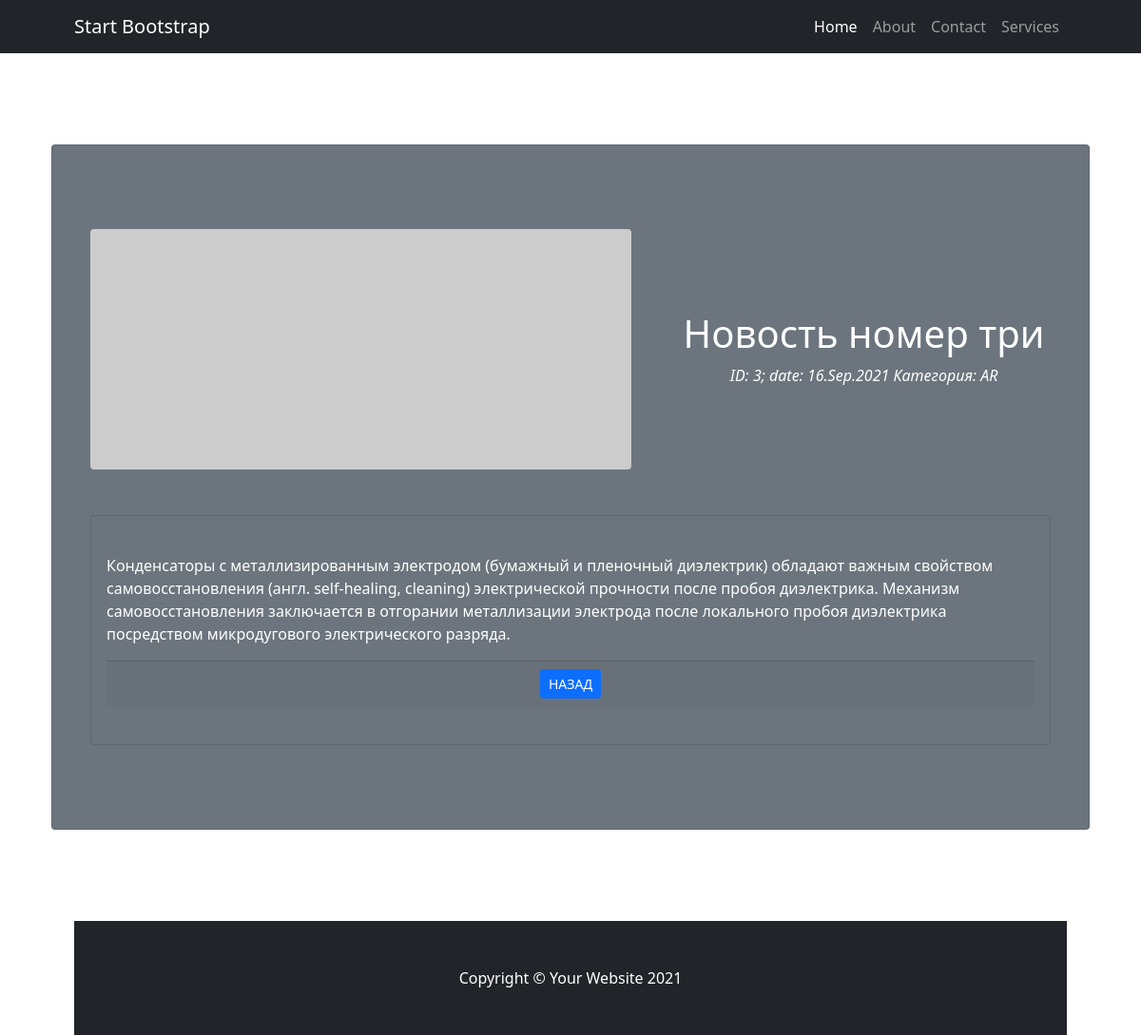
The page /news/news_list/3 on the database its author committed.
### news/models.py (models this page shows, shortened)
class Post ( models.Model ):
    author = models.ForeignKey ( Author, on_delete=models.CASCADE )
    NEWS = 'NW'
    ARTICLE = 'AR'
    CATEGORY_CHOICES = (
        (NEWS, 'НОВОСТЬ'),
        (ARTICLE, 'Статья'),
    )
    categoryType = models.CharField ( max_length=2, choices=CATEGORY_CHOICES, default=ARTICLE )
    dateCreation = models.DateTimeField ( auto_now_add=True )
    postCategory = models.ManyToManyField ( Category, through='PostCategory' )
    title = models.CharField ( max_length=128, unique=True )
    text = models.TextField ()
    img = models.ImageField ( upload_to='pics', blank=True )
    rating = models.SmallIntegerField ( default=0 )
    slug = models.SlugField ( max_length=80, unique=True, null=True, db_index=True, verbose_name="URL" )

### news/views.py (the view)
# urls.py: path('news_list/<str:slug>', detail, name='detail'),
def detail(request, slug):
    new = Post.objects.get(slug__iexact=slug)
    return render (request, 'detail.html', context={'new': new} )

### templates/detail.html (shortened to what this page needs)
{% extends 'default.html' %}
   {% block title %}
    <div class="row gx-4 gx-lg-5 align-items-center my-5">
                {% if new.img.url != "/media/0" %}
                <div class="col-lg-7"><img class="img-fluid rounded mb-4 mb-lg-0" src="{{new.img.url}}" alt="..." /></div>
                {% elif new %}
                <div class="col-lg-7"><img class="img-fluid rounded mb-4 mb-lg-0" src="https://dummyimage.com/900x400/dee2e6/6c757d.jpg" alt="..." /></div>
                {% endif %}
                <div class="col-lg-5">
                    <h1 class="font-weight-light">{{new.title}}</h1>
                        <i>ID: {{new.id}};</i> <i>date: {{new.dateCreation|date:'d.M.Y'}}</i> <i>Категория:
                        {{new.categoryType}}</i>
                </div>
            </div>
            <div class="card text-white bg-secondary my-5 py-4 text-center">
                <div class="card-body"><p class="text-white m-0">
                    <p class="card-text" align="left">{{new.text}}</p>
                    <div class="card-footer"><a class="btn btn-primary btn-sm" href="/news/news_list">НАЗАД</a></div>
                </div>
            </div>
    {% endblock %}

### rows shown on the page
Post: title "Новость номер три", id "3", dateCreation "16.Sep.2021", categoryType "AR", text "Конденсаторы с металлизированным электродом (бумажный и пленочный диэлектрик) обладают важным свойством самовосстановления (англ. self-healing, cleaning) электрической прочности после пробоя диэлектрика. Механизм самовосстановления заключается в отгорании металлизации электрода после локального пробоя диэлектрика посредством микродугового электрического разряда."
